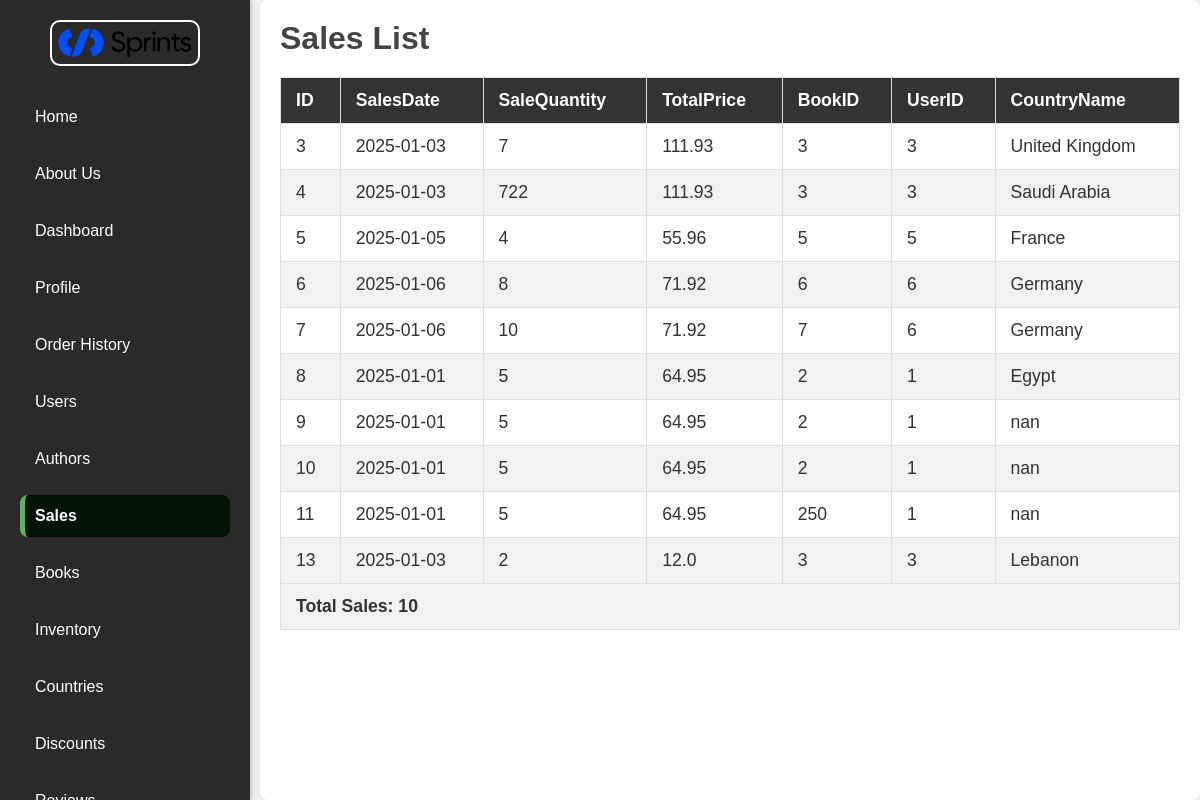
Page /sales/ on the committed database.
### tables this page shows
CREATE TABLE Sales(
    SaleID INTEGER PRIMARY KEY AUTOINCREMENT,
    Sale_Date DATETIME DEFAULT CURRENT_TIMESTAMP,
    Sale_Quantity INTEGER DEFAULT 0,
    Total_Price DECIMAL(10,2),
    BookID INTEGER,
    UserID INTEGER,
    CountryID INTEGER,
    FOREIGN KEY (BookID) REFERENCES Books(BookID),
    FOREIGN KEY (UserID) REFERENCES Users(UserID),
    FOREIGN KEY (CountryID) REFERENCES Countries(CountryID)
);

### routes/sales/routes.py (the view)
@sales_bp.route('/', methods=['GET'])
def get_sales():
    return salesclt.get_all_sales()

### config/db_config.py (called while the page is built)
def connect_to_database(db_name="bookbazaar.db"):
    try:
        connection = sqlite3.connect(db_name)
        connection.row_factory = sqlite3.Row  # Return rows as dictionaries
        print("✅ Successfully connected to the database")
        return connection
    except sqlite3.Error as e:
        print(f"❌ Error while connecting to the database: {e}")
        return None

def close_connection(connection):
    if connection:
        connection.close()

### controllers/sale_controller.py (called while the page is built)
def get_all_sales():
    try:
        sales_df = models.get_sales()
        if 'text/html' in request.accept_mimetypes:
            return render_template('sales.html', Sales=sales_df.to_dict(orient='records'))
        return jsonify(sales_df.to_dict(orient='records'))
    except Exception as e:
        return jsonify({"error": str(e)}), 500

### models/helper_functions.py (called while the page is built)
def map_country_names(dataframe):
    reverse_map = {v: k for k, v in country_map.items()}  # Reverse the country_map
    return dataframe['CountryID'].map(reverse_map)

### models/sale_model.py (called while the page is built)
def get_sales():
    try:
        connection = connect_to_database()
        cursor = connection.cursor()
        cursor.execute('SELECT * FROM Sales')
        query = '''
        SELECT * FROM Sales
        '''
        Sales_df = pd.read_sql_query(query, connection)
        Sales_df['CountryName'] = map_country_names(Sales_df)
        Sales_df.drop(columns=['CountryID'], inplace=True)
        close_connection(connection)
        return Sales_df
    except Exception as e:
        return jsonify({"error": str(e)}), 500

### templates/sales.html (shortened to what this page needs)
{% extends 'base.html' %}
{% block content %}
<h1>Sales List</h1>
<div class="table-container">
    <table>
        <thead>
            <tr>
                <th>ID</th>
                <th>SalesDate</th>
                <th>SaleQuantity</th>
                <th>TotalPrice</th>
                <th>BookID</th>
                <th>UserID</th>
                <th>CountryName</th>
            </tr>
        </thead>
        <tbody>
            {% for sale in Sales %}
            <tr>
                <td>{{ sale.SaleID }}</td>
                <td>{{ sale.Sale_Date }}</td>
                <td>{{ sale.Sale_Quantity }}</td>
                <td>{{ sale.Total_Price }}</td>
                <td>{{ sale.BookID }}</td>
                <td>{{ sale.UserID }}</td>
                <td>{{ sale.CountryName }}</td>
            </tr>
            {% endfor %}
        </tbody>
        <tfoot>
            <tr class="table-footer">
                <td colspan="7">Total Sales: {{ Sales|length }}</td>
            </tr>
        </tfoot>
    </table>
</div>
{% endblock %}

### static/styles.css (style rules this page uses)
* { margin: 0; padding: 0; box-sizing: border-box; }
body { font-family: Arial, sans-serif; background-color: #f4f4f4; display: flex; height: 100vh; color: #333; }
h1, h2 { margin-bottom: 20px; color: #444; }

### templates/sales.html (style rules this page uses)
table { width: 100%; border-collapse: collapse; font-family: Arial, sans-serif; margin-bottom: 20px; }
table, th, td { border: 1px solid #ddd; }
th, td { padding: 12px 15px; text-align: left; font-size: 1.1em; }
th { background-color: #333; color: #fff; }
tr:nth-child(even) { background-color: #f2f2f2; }
td, th { word-wrap: break-word; max-width: 200px; }
.table-footer { background-color: #f2f2f2; font-weight: bold; }
.table-container { overflow-x: auto; }

### rows in the picture
Sales: SaleID "3", Sale_Date "2025-01-03", Sale_Quantity "7", Total_Price "111.93", BookID "3", UserID "3", CountryName "United Kingdom"
Sales: SaleID "4", Sale_Date "2025-01-03", Sale_Quantity "722", Total_Price "111.93", BookID "3", UserID "3", CountryName "Saudi Arabia"
Sales: SaleID "5", Sale_Date "2025-01-05", Sale_Quantity "4", Total_Price "55.96", BookID "5", UserID "5", CountryName "France"
Sales: SaleID "6", Sale_Date "2025-01-06", Sale_Quantity "8", Total_Price "71.92", BookID "6", UserID "6", CountryName "Germany"
Sales: SaleID "7", Sale_Date "2025-01-06", Sale_Quantity "10", Total_Price "71.92", BookID "7", UserID "6", CountryName "Germany"
Sales: SaleID "8", Sale_Date "2025-01-01", Sale_Quantity "5", Total_Price "64.95", BookID "2", UserID "1", CountryName "Egypt"
Sales: SaleID "9", Sale_Date "2025-01-01", Sale_Quantity "5", Total_Price "64.95", BookID "2", UserID "1", CountryName "nan"
Sales: SaleID "10", Sale_Date "2025-01-01", Sale_Quantity "5", Total_Price "64.95", BookID "2", UserID "1", CountryName "nan"
Sales: SaleID "11", Sale_Date "2025-01-01", Sale_Quantity "5", Total_Price "64.95", BookID "250", UserID "1", CountryName "nan"
Sales: SaleID "13", Sale_Date "2025-01-03", Sale_Quantity "2", Total_Price "12.0", BookID "3", UserID "3", CountryName "Lebanon"

### other values in the picture
{{ Sales|length }} "10"
